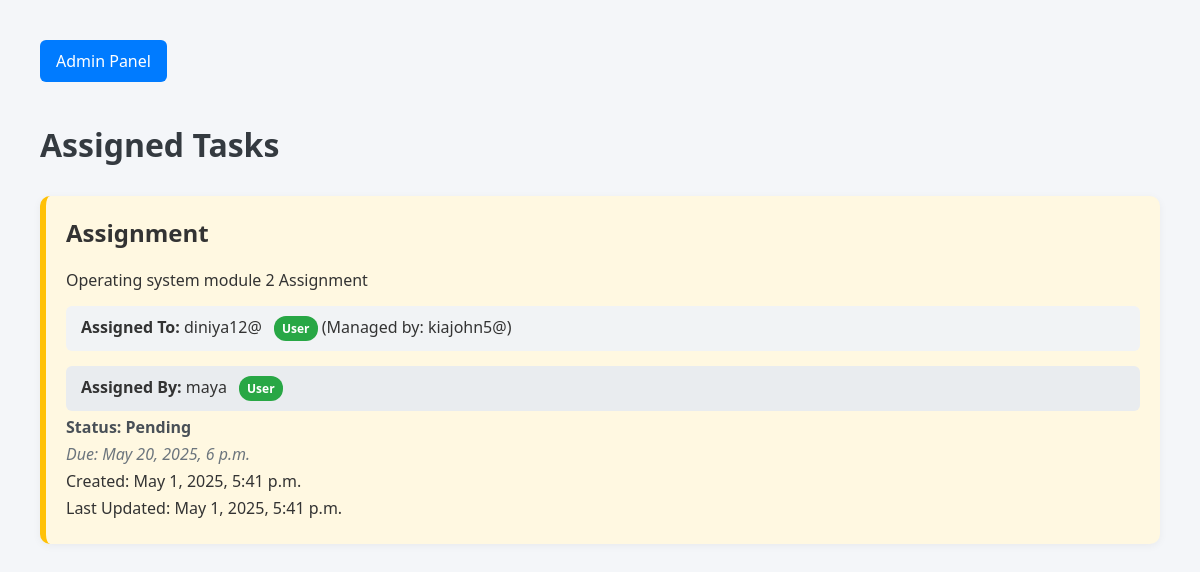
The app's page / (signed in) with its own data.
### tasks/models.py (models this page shows, shortened)
class Task(models.Model):
    title = models.CharField(max_length=200)
    description = models.TextField()
    assigned_to = models.ForeignKey(
        CustomUser,
        on_delete=models.CASCADE,
        related_name='assigned_tasks',
        limit_choices_to={'role': CustomUser.Role.USER}
    )
    assigned_by = models.ForeignKey(
        CustomUser,
        on_delete=models.CASCADE,
        related_name='created_tasks',
        limit_choices_to={'role__in': [CustomUser.Role.ADMIN, CustomUser.Role.SUPERADMIN]}
    )
    status = models.CharField(
        max_length=20,
        choices=TaskStatus.choices,
        default=TaskStatus.PENDING
    )
    created_at = models.DateTimeField(auto_now_add=True)
    updated_at = models.DateTimeField(auto_now=True)
    due_date = models.DateTimeField()
    completion_report = models.TextField(blank=True, null=True)
    worked_hours = models.DecimalField(
        max_digits=5,
        decimal_places=2,
        validators=[MinValueValidator(0.1)],
        blank=True,
        null=True
    )
    class Meta:
        ordering = ['-created_at']

### users/models.py (models this page shows, shortened)
class CustomUser(AbstractUser):
    class Role(models.TextChoices):
        SUPERADMIN = 'SUPERADMIN', _('SuperAdmin')
        ADMIN = 'ADMIN', _('Admin')
        USER = 'USER', _('User')
    role = models.CharField(
        max_length=20,
        choices=Role.choices,
        default=Role.USER,
    )
    assigned_admin = models.ForeignKey(
        'self',
        on_delete=models.SET_NULL,
        null=True,
        blank=True,
        limit_choices_to={'role': Role.ADMIN},
        related_name='assigned_users'
    )
    def get_role_display(self):
        return dict(self.Role.choices)[self.role]

### tasks/views.py (the view)
# urls.py: path('', task_list, name='task-list'),  # Add this line
def task_list(request):
    user = request.user
    if user.role == user.Role.USER:
        tasks = Task.objects.filter(assigned_to=user)
    elif user.role == user.Role.ADMIN:
        tasks = Task.objects.filter(assigned_by=user) | Task.objects.filter(assigned_to__assigned_admin=user)
    else:  # SuperAdmin
        tasks = Task.objects.all()
    context = {
        'tasks': tasks,
        'user': user,
        'is_admin': user.role in [user.Role.ADMIN, user.Role.SUPERADMIN]
    }
    return render(request, 'task.html', context)

### tasks/templates/task.html (shortened to what this page needs)
<!DOCTYPE html>
<html>
<head>
</head>
<body>
    <a href="/admin/" class="admin-panel-btn">Admin Panel</a>
    <h1>
        {% if user.role == user.Role.USER %}
             Assigned Tasks
        {% elif user.role == user.Role.ADMIN %}
            Tasks I Manage
        {% else %}
            All System Tasks
        {% endif %}
    </h1>
    {% if tasks %}
        {% for task in tasks %}
            <div class="task {{ task.status|lower }}">
                <h2>{{ task.title }}</h2>
                <p>{{ task.description }}</p>
                <div class="user-info">
                    <strong>Assigned To:</strong>
                    {{ task.assigned_to.username }}
                    <span class="role-badge {{ task.assigned_to.role|lower }}">
                        {{ task.assigned_to.get_role_display }}
                    </span>
                    {% if task.assigned_to.assigned_admin %}
                        (Managed by: {{ task.assigned_to.assigned_admin.username }})
                    {% endif %}
                </div>
                <div class="admin-info">
                    <strong>Assigned By:</strong>
                    {{ task.assigned_by.username }}
                    <span class="role-badge {{ task.assigned_by.role|lower }}">
                        {{ task.assigned_by.get_role_display }}
                    </span>
                </div>
                <p class="status">Status: {{ task.get_status_display }}</p>
                <p class="due-date">Due: {{ task.due_date }}</p>
                <p>Created: {{ task.created_at }}</p>
                <p>Last Updated: {{ task.updated_at }}</p>
            </div>
        {% endfor %}
    {% else %}
        <p>No tasks found.</p>
    {% endif %}
</body>
</html>

### tasks/templates/task.html (style rules this page uses)
body { font-family: 'Segoe UI', Tahoma, Geneva, Verdana, sans-serif; margin: 0; padding: 40px; background: #f4f6f9; color: #333; }
h1 { color: #343a40; margin-bottom: 30px; }
.admin-panel-btn { display: inline-block; margin-bottom: 20px; padding: 10px 16px; background-color: #007bff; color: #fff; text-decoration: none; border-radius: 6px; transition: background-color 0.3s ease; }
.task { background: white; border-left: 6px solid #ced4da; padding: 20px; margin-bottom: 20px; border-radius: 10px; box-shadow: 0 2px 8px rgba(0, 0, 0, 0.05); transition: transform 0.2s ease, box-shadow 0.2s ease; }
.pending { border-left-color: #ffc107; background-color: #fff8e1; }
h2 { margin-top: 0; font-size: 1.5em; }
.status { font-weight: bold; color: #495057; }
.due-date { color: #6c757d; font-style: italic; }
.user-info, .admin-info { margin-top: 15px; padding: 10px 15px; border-radius: 6px; background: #f1f3f5; }
.admin-info { background: #e9ecef; }
.role-badge { display: inline-block; padding: 4px 8px; border-radius: 12px; font-size: 12px; font-weight: bold; margin-left: 8px; }
.user { background: #28a745; color: white; }
p { margin: 5px 0; }

### records on screen
Task: title "Assignment", description "Operating system module 2 Assignment", assigned_to.username "diniya12@", assigned_to.role "User", assigned_to.assigned_admin.username "kiajohn5@", assigned_by.username "maya", assigned_by.role "User", status "Pending", due_date "May 20, 2025, 6 p.m.", created_at "May 1, 2025, 5:41 p.m.", updated_at "May 1, 2025, 5:41 p.m."
